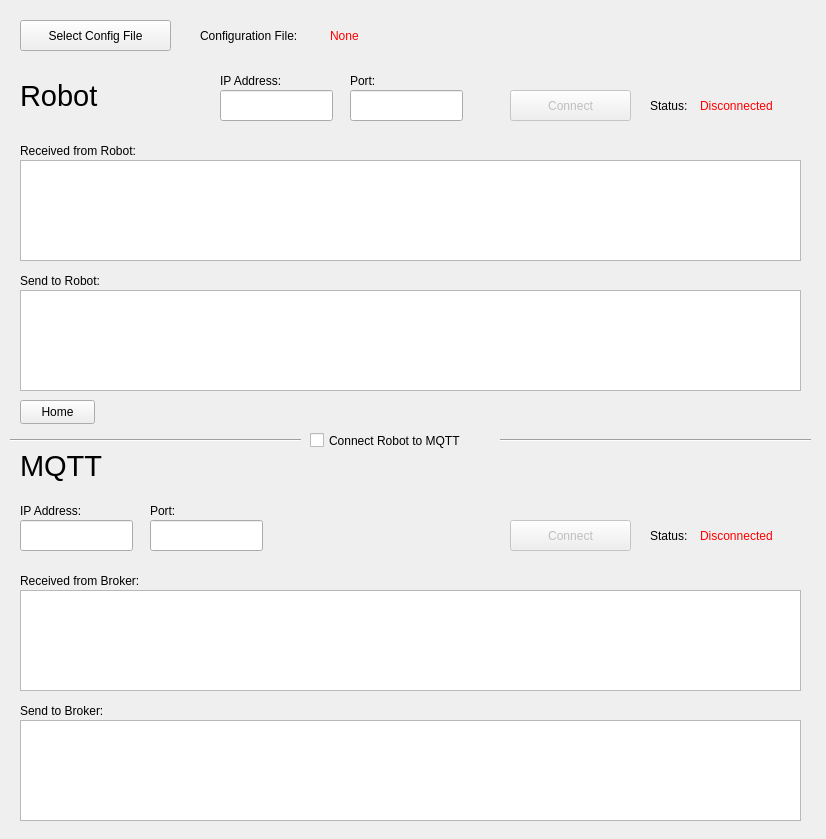
<?xml version="1.0" encoding="UTF-8"?>
<ui version="4.0">
 <class>MainWindow</class>
 <widget class="QMainWindow" name="MainWindow">
  <property name="geometry">
   <rect>
    <x>0</x>
    <y>0</y>
    <width>826</width>
    <height>839</height>
   </rect>
  </property>
  <property name="windowTitle">
   <string>Connected Robots Client</string>
  </property>
  <property name="windowIcon">
   <iconset resource="main.qrc">
    <normaloff>:/images/precision_manufacturing_FILL0_wght400_GRAD0_opsz48.svg</normaloff>:/images/precision_manufacturing_FILL0_wght400_GRAD0_opsz48.svg</iconset>
  </property>
  <widget class="QWidget" name="centralwidget">
   <widget class="QPlainTextEdit" name="plainTextEdit_robot_received_from">
    <property name="enabled">
     <bool>true</bool>
    </property>
    <property name="geometry">
     <rect>
      <x>20</x>
      <y>160</y>
      <width>781</width>
      <height>101</height>
     </rect>
    </property>
    <property name="undoRedoEnabled">
     <bool>false</bool>
    </property>
    <property name="readOnly">
     <bool>true</bool>
    </property>
   </widget>
   <widget class="QLabel" name="label_robot_received_from">
    <property name="geometry">
     <rect>
      <x>20</x>
      <y>140</y>
      <width>141</width>
      <height>21</height>
     </rect>
    </property>
    <property name="text">
     <string>Received from Robot:</string>
    </property>
   </widget>
   <widget class="QPushButton" name="button_robot_connect">
    <property name="enabled">
     <bool>false</bool>
    </property>
    <property name="geometry">
     <rect>
      <x>510</x>
      <y>90</y>
      <width>121</width>
      <height>31</height>
     </rect>
    </property>
    <property name="toolTip">
     <string>Please select a configuration file.</string>
    </property>
    <property name="text">
     <string>Connect</string>
    </property>
   </widget>
   <widget class="QPushButton" name="button_robot_cmd_home">
    <property name="geometry">
     <rect>
      <x>20</x>
      <y>400</y>
      <width>75</width>
      <height>24</height>
     </rect>
    </property>
    <property name="text">
     <string>Home</string>
    </property>
   </widget>
   <widget class="QLabel" name="label_robot_ip_address">
    <property name="geometry">
     <rect>
      <x>220</x>
      <y>70</y>
      <width>111</width>
      <height>21</height>
     </rect>
    </property>
    <property name="text">
     <string>IP Address:</string>
    </property>
   </widget>
   <widget class="QLabel" name="label_robot_port">
    <property name="geometry">
     <rect>
      <x>350</x>
      <y>70</y>
      <width>111</width>
      <height>21</height>
     </rect>
    </property>
    <property name="text">
     <string>Port:</string>
    </property>
   </widget>
   <widget class="Line" name="line_robot_mqtt">
    <property name="geometry">
     <rect>
      <x>10</x>
      <y>430</y>
      <width>291</width>
      <height>20</height>
     </rect>
    </property>
    <property name="orientation">
     <enum>Qt::Horizontal</enum>
    </property>
   </widget>
   <widget class="QPushButton" name="button_select_config">
    <property name="geometry">
     <rect>
      <x>20</x>
      <y>20</y>
      <width>151</width>
      <height>31</height>
     </rect>
    </property>
    <property name="text">
     <string>Select Config File</string>
    </property>
   </widget>
   <widget class="QLabel" name="label_robot_connect_status">
    <property name="geometry">
     <rect>
      <x>650</x>
      <y>90</y>
      <width>51</width>
      <height>31</height>
     </rect>
    </property>
    <property name="text">
     <string>Status:</string>
    </property>
   </widget>
   <widget class="QLabel" name="label_robot_current_connect_status">
    <property name="enabled">
     <bool>true</bool>
    </property>
    <property name="geometry">
     <rect>
      <x>700</x>
      <y>90</y>
      <width>101</width>
      <height>31</height>
     </rect>
    </property>
    <property name="styleSheet">
     <string notr="true">color: rgb(255, 0, 0);</string>
    </property>
    <property name="text">
     <string>Disconnected</string>
    </property>
   </widget>
   <widget class="QLineEdit" name="lineEdit_robot_ip_address">
    <property name="geometry">
     <rect>
      <x>220</x>
      <y>90</y>
      <width>113</width>
      <height>31</height>
     </rect>
    </property>
   </widget>
   <widget class="QLineEdit" name="lineEdit_robot_port">
    <property name="geometry">
     <rect>
      <x>350</x>
      <y>90</y>
      <width>113</width>
      <height>31</height>
     </rect>
    </property>
   </widget>
   <widget class="QPlainTextEdit" name="plainTextEdit_robot_send_to">
    <property name="enabled">
     <bool>true</bool>
    </property>
    <property name="geometry">
     <rect>
      <x>20</x>
      <y>290</y>
      <width>781</width>
      <height>101</height>
     </rect>
    </property>
    <property name="undoRedoEnabled">
     <bool>false</bool>
    </property>
    <property name="readOnly">
     <bool>true</bool>
    </property>
   </widget>
   <widget class="QLabel" name="label_robot_send_to_1">
    <property name="geometry">
     <rect>
      <x>20</x>
      <y>270</y>
      <width>141</width>
      <height>21</height>
     </rect>
    </property>
    <property name="text">
     <string>Send to Robot:</string>
    </property>
   </widget>
   <widget class="QLabel" name="label_robot">
    <property name="geometry">
     <rect>
      <x>20</x>
      <y>80</y>
      <width>111</width>
      <height>31</height>
     </rect>
    </property>
    <property name="font">
     <font>
      <pointsize>22</pointsize>
      <bold>false</bold>
      <kerning>true</kerning>
     </font>
    </property>
    <property name="text">
     <string>Robot</string>
    </property>
   </widget>
   <widget class="QPlainTextEdit" name="plainTextEdit_mqtt_received_from">
    <property name="enabled">
     <bool>true</bool>
    </property>
    <property name="geometry">
     <rect>
      <x>20</x>
      <y>590</y>
      <width>781</width>
      <height>101</height>
     </rect>
    </property>
    <property name="undoRedoEnabled">
     <bool>false</bool>
    </property>
    <property name="readOnly">
     <bool>true</bool>
    </property>
   </widget>
   <widget class="QPlainTextEdit" name="plainTextEdit_mqtt_send_to">
    <property name="enabled">
     <bool>true</bool>
    </property>
    <property name="geometry">
     <rect>
      <x>20</x>
      <y>720</y>
      <width>781</width>
      <height>101</height>
     </rect>
    </property>
    <property name="undoRedoEnabled">
     <bool>false</bool>
    </property>
    <property name="readOnly">
     <bool>true</bool>
    </property>
   </widget>
   <widget class="QLabel" name="label_mqtt_port">
    <property name="geometry">
     <rect>
      <x>150</x>
      <y>500</y>
      <width>111</width>
      <height>21</height>
     </rect>
    </property>
    <property name="text">
     <string>Port:</string>
    </property>
   </widget>
   <widget class="QLabel" name="label_mqtt_send_to">
    <property name="geometry">
     <rect>
      <x>20</x>
      <y>700</y>
      <width>141</width>
      <height>21</height>
     </rect>
    </property>
    <property name="text">
     <string>Send to Broker:</string>
    </property>
   </widget>
   <widget class="QLabel" name="label_mqtt_connect_status">
    <property name="geometry">
     <rect>
      <x>650</x>
      <y>520</y>
      <width>51</width>
      <height>31</height>
     </rect>
    </property>
    <property name="text">
     <string>Status:</string>
    </property>
   </widget>
   <widget class="QLabel" name="label_mqtt_ip_address">
    <property name="geometry">
     <rect>
      <x>20</x>
      <y>500</y>
      <width>111</width>
      <height>21</height>
     </rect>
    </property>
    <property name="text">
     <string>IP Address:</string>
    </property>
   </widget>
   <widget class="QLabel" name="label_mqtt">
    <property name="geometry">
     <rect>
      <x>20</x>
      <y>450</y>
      <width>111</width>
      <height>31</height>
     </rect>
    </property>
    <property name="font">
     <font>
      <pointsize>22</pointsize>
      <bold>false</bold>
      <kerning>true</kerning>
     </font>
    </property>
    <property name="text">
     <string>MQTT</string>
    </property>
   </widget>
   <widget class="QLabel" name="label_mqtt_received_from">
    <property name="geometry">
     <rect>
      <x>20</x>
      <y>570</y>
      <width>161</width>
      <height>21</height>
     </rect>
    </property>
    <property name="text">
     <string>Received from Broker:</string>
    </property>
   </widget>
   <widget class="QLabel" name="label_mqtt_current_connect_status">
    <property name="enabled">
     <bool>true</bool>
    </property>
    <property name="geometry">
     <rect>
      <x>700</x>
      <y>520</y>
      <width>101</width>
      <height>31</height>
     </rect>
    </property>
    <property name="styleSheet">
     <string notr="true">color: rgb(255, 0, 0);</string>
    </property>
    <property name="text">
     <string>Disconnected</string>
    </property>
   </widget>
   <widget class="QLineEdit" name="lineEdit_mqtt_port">
    <property name="geometry">
     <rect>
      <x>150</x>
      <y>520</y>
      <width>113</width>
      <height>31</height>
     </rect>
    </property>
   </widget>
   <widget class="QPushButton" name="button_mqtt_connect">
    <property name="enabled">
     <bool>false</bool>
    </property>
    <property name="geometry">
     <rect>
      <x>510</x>
      <y>520</y>
      <width>121</width>
      <height>31</height>
     </rect>
    </property>
    <property name="toolTip">
     <string>Please select a configuration file.</string>
    </property>
    <property name="text">
     <string>Connect</string>
    </property>
   </widget>
   <widget class="QLineEdit" name="lineEdit_mqtt_ip_address">
    <property name="geometry">
     <rect>
      <x>20</x>
      <y>520</y>
      <width>113</width>
      <height>31</height>
     </rect>
    </property>
   </widget>
   <widget class="QCheckBox" name="checkBox_connect_robot_mqtt">
    <property name="geometry">
     <rect>
      <x>310</x>
      <y>425</y>
      <width>201</width>
      <height>31</height>
     </rect>
    </property>
    <property name="text">
     <string>Connect Robot to MQTT</string>
    </property>
   </widget>
   <widget class="Line" name="line_robot_mqtt_2">
    <property name="geometry">
     <rect>
      <x>500</x>
      <y>430</y>
      <width>311</width>
      <height>20</height>
     </rect>
    </property>
    <property name="orientation">
     <enum>Qt::Horizontal</enum>
    </property>
   </widget>
   <widget class="QLabel" name="label_config_file">
    <property name="geometry">
     <rect>
      <x>200</x>
      <y>20</y>
      <width>131</width>
      <height>31</height>
     </rect>
    </property>
    <property name="text">
     <string>Configuration File:</string>
    </property>
   </widget>
   <widget class="QLabel" name="label_current_config_file_path">
    <property name="geometry">
     <rect>
      <x>330</x>
      <y>20</y>
      <width>361</width>
      <height>31</height>
     </rect>
    </property>
    <property name="styleSheet">
     <string notr="true">color: rgb(255, 0, 0);</string>
    </property>
    <property name="text">
     <string>None</string>
    </property>
   </widget>
  </widget>
 </widget>
 <resources>
  <include location="main.qrc"/>
 </resources>
 <connections/>
</ui>
